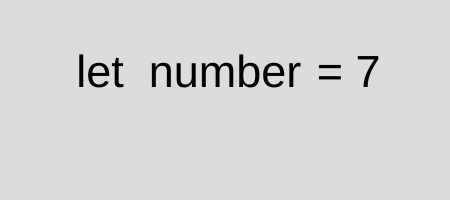
Frame 1 (no input)
Frame 60 (no input): identical to frame 1, image omitted
Frame 120 (the mouse pressed at the canvas centre since frame 60): identical to frame 1, image omitted

The p5.js sketch that drew this single still picture (run headless with seeded random() and noise() and a simulated clock; from frame 60 on, the mouse is pressed at the canvas centre):

// p5.js sketch
// ── sketch.js
let info = ["let", "number", "=", "7"];
let debug = false;
let info0 = "Create a variable";
let info1 = "Name the variable 'number'";
let info2 = "Assign the variable a value";
let info3 = "7 is the value of the variable";
let colour

function setup() {
  createCanvas(450, 200);
  textAlign(CENTER, CENTER);
}

function draw() {
  background(220);

  if (debug) {
    rectMode(CENTER);
    noFill();
    stroke("red");
    rect(100, 75, 60, 50);
    rect(225, 75, 160, 50);
    rect(330, 75, 30, 50);
    rect(368, 75, 35, 50);
  }
  
  if (correctX(70, 130) && correctY()) {
    showExplanation(info0)
    colour = 'red'
  } else {
    colour = 'black'
  }
  drawText(info[0], colour, 100, 75)
  
  if (correctX(145, 305) && correctY()) {
    showExplanation(info1)
    colour = 'red'
  } else {
    colour = 'black'
  }
  drawText(info[1], colour, 225, 75)
  
  if (correctX(315, 345) && correctY()) {
    showExplanation(info2)
    colour = 'red'
  } else {
    colour = 'black'
  }
  drawText(info[2], colour, 330, 75)
  
  if (correctX(351, 386) && correctY()) {
    showExplanation(info3)
    colour = 'red'
  } else {
    colour = 'black'
  }
  drawText(info[3], colour, 368, 75)
}

function correctY() {
  return mouseY > 50 && mouseY < 100;
}

function correctX(x1, x2) {
  return mouseX > x1 && mouseX < x2
}

function showExplanation(words) {
  fill('blue')
  textSize(30)
  text(words, width/2, height - 75)
}

function drawText(words, colour, x, y) {
  textSize(45);
  fill(colour)
  text(words, x, y)
}
